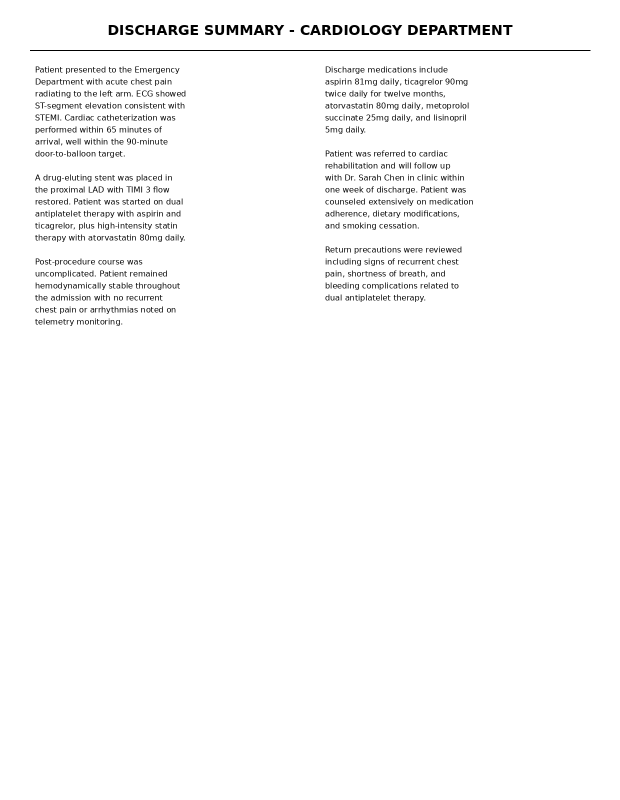
#> input picture backend/data/sample_documents/discharge_summary_2col.png, 1240 x 1600 px (shown at 1/2 size)
$ python -i image_processor.py   (imports and definitions only)
#> lines starting #> are read from the running program, lines starting #| are printed output that depends on the picture; after the words box and inside, x2 and y2 are one past the last pixel; in counts of white or black regions, pixels touching at a corner belong together
#> further down, picture is the input picture: shape (1600, 1240, 3); min 0, max 255, mean 249.9
"""
app/preprocessing/image_processor.py

Image preprocessing pipeline for OCR quality improvement.

Implements the classic document-scanning preprocessing chain used before
OCR engines (Tesseract/PaddleOCR) to maximize character recognition accuracy:
  1. Grayscale conversion
  2. Noise removal (denoising)
  3. Deskewing (rotation correction via Hough transform / minAreaRect)
  4. Adaptive thresholding (binarization)
  5. Contrast enhancement (CLAHE)
  6. Border/margin cropping

All operations use real OpenCV (cv2) — no mocked transforms.
"""
import logging
from dataclasses import dataclass
from typing import Optional, Tuple

import cv2
import numpy as np

logger = logging.getLogger(__name__)


@dataclass
class PreprocessingResult:
    image: np.ndarray
    original_shape: Tuple[int, int]
    processed_shape: Tuple[int, int]
    skew_angle_corrected: float
    steps_applied: list


class ImagePreprocessor:
    """
    Document image preprocessing pipeline.
    Each step is independently toggleable for debugging / quality experiments.
    """

    def __init__(
        self,
        denoise: bool = True,
        deskew: bool = True,
        binarize: bool = True,
        enhance_contrast: bool = True,
        target_dpi_scale: Optional[float] = None,
    ):
        self.denoise = denoise
        self.deskew = deskew
        self.binarize = binarize
        self.enhance_contrast = enhance_contrast
        self.target_dpi_scale = target_dpi_scale

    def process(self, image: np.ndarray) -> PreprocessingResult:
        steps_applied = []
        original_shape = image.shape[:2]
#> original_shape = (1600, 1240)

        # 1. Upscale low-resolution scans (helps Tesseract a lot)
        if self.target_dpi_scale and self.target_dpi_scale != 1.0:
            image = cv2.resize(
                image, None, fx=self.target_dpi_scale, fy=self.target_dpi_scale,
                interpolation=cv2.INTER_CUBIC,
            )
            steps_applied.append(f"upscale_{self.target_dpi_scale}x")

        # 2. Grayscale
        if len(image.shape) == 3:
            gray = cv2.cvtColor(image, cv2.COLOR_BGR2GRAY)
        else:
            gray = image.copy()
        steps_applied.append("grayscale")

        # 3. Denoise
        if self.denoise:
            gray = cv2.fastNlMeansDenoising(gray, h=10, templateWindowSize=7, searchWindowSize=21)
            steps_applied.append("denoise_nlmeans")

        # 4. Contrast enhancement (CLAHE — Contrast Limited Adaptive Histogram Equalization)
        if self.enhance_contrast:
            clahe = cv2.createCLAHE(clipLimit=2.0, tileGridSize=(8, 8))
            gray = clahe.apply(gray)
            steps_applied.append("clahe_contrast")

        # 5. Deskew
        skew_angle = 0.0
        if self.deskew:
            gray, skew_angle = self._deskew(gray)
            steps_applied.append(f"deskew_{skew_angle:.2f}deg")

        # 6. Adaptive thresholding (binarization)
        if self.binarize:
            gray = cv2.adaptiveThreshold(
                gray, 255, cv2.ADAPTIVE_THRESH_GAUSSIAN_C,
                cv2.THRESH_BINARY, blockSize=31, C=15,
            )
            steps_applied.append("adaptive_threshold")

        return PreprocessingResult(
            image=gray,
            original_shape=original_shape,
            processed_shape=gray.shape[:2],
            skew_angle_corrected=skew_angle,
            steps_applied=steps_applied,
        )

    @staticmethod
    def _deskew(gray: np.ndarray) -> Tuple[np.ndarray, float]:
        """
        Detect and correct document rotation using minAreaRect on thresholded
        text pixels. Returns the deskewed image and the correction angle applied.
        """
        # Binary inverse so text is white on black for contour detection
        thresh = cv2.threshold(gray, 0, 255, cv2.THRESH_BINARY_INV | cv2.THRESH_OTSU)[1]
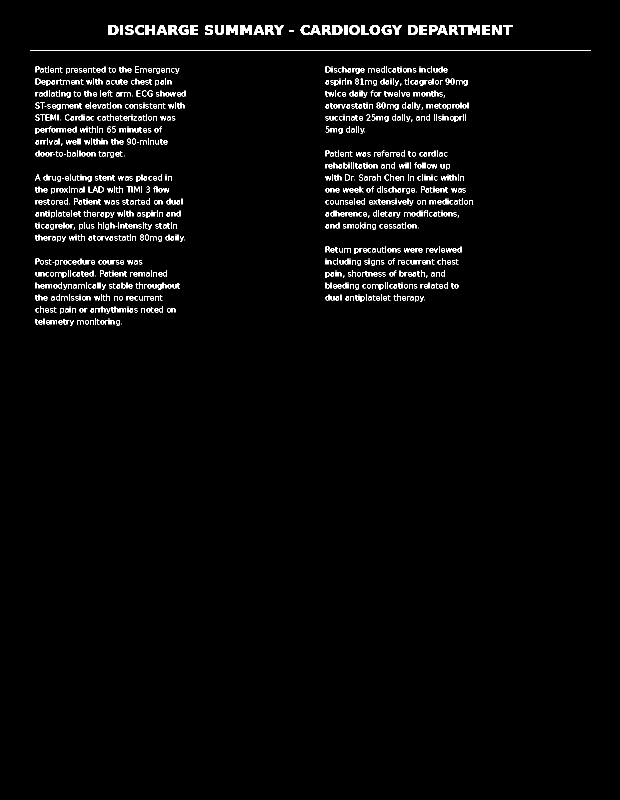
#> thresh: shape (1600, 1240) (shown at 1/2 size); 2.3% white in thin lines or dots, all inside (x1, y1, x2, y2) = (60, 50, 1181, 652)
        coords = np.column_stack(np.where(thresh > 0))
#> coords = 45636 pairs, first value 50 to 651, second value 60 to 1180

        if len(coords) < 50:
            return gray, 0.0  # not enough text pixels to estimate skew reliably

        angle = cv2.minAreaRect(coords)[-1]
#> angle = -90

        # cv2.minAreaRect angle convention varies; normalize to [-45, 45]
        if angle < -45:
            angle = -(90 + angle)
#> angle = 0
        else:
            angle = -angle

        # Skip correction for negligible skew (avoids unnecessary interpolation blur)
        if abs(angle) < 0.3:
            return gray, 0.0

        (h, w) = gray.shape[:2]
        center = (w // 2, h // 2)
        M = cv2.getRotationMatrix2D(center, angle, 1.0)
        rotated = cv2.warpAffine(
            gray, M, (w, h),
            flags=cv2.INTER_CUBIC, borderMode=cv2.BORDER_REPLICATE,
        )
        return rotated, angle


class DocumentSegmenter:
    """
    Detects multi-column layouts and table/form regions using contour analysis
    and morphological operations — a lightweight stand-in for the ViT-based
    layout model described in the project (LayoutLMv3 / ViT document encoder
    can be swapped in via `app/services/layout_model.py` when GPU + model
    weights are available; this segmenter provides a fast, dependency-light
    default that already produces real, usable column splits).
    """

    # [67 lines left out: functions detect_columns, detect_table_regions, not called in this run]

>>> import cv2
>>> picture = cv2.imread('../../data/sample_documents/discharge_summary_2col.png')
>>> result = ImagePreprocessor().process(picture)
#> in process, `gray = cv2.adaptiveThreshold( gray, 255, cv2.ADAPTIVE_THRESH_GAUSSIAN_..`:
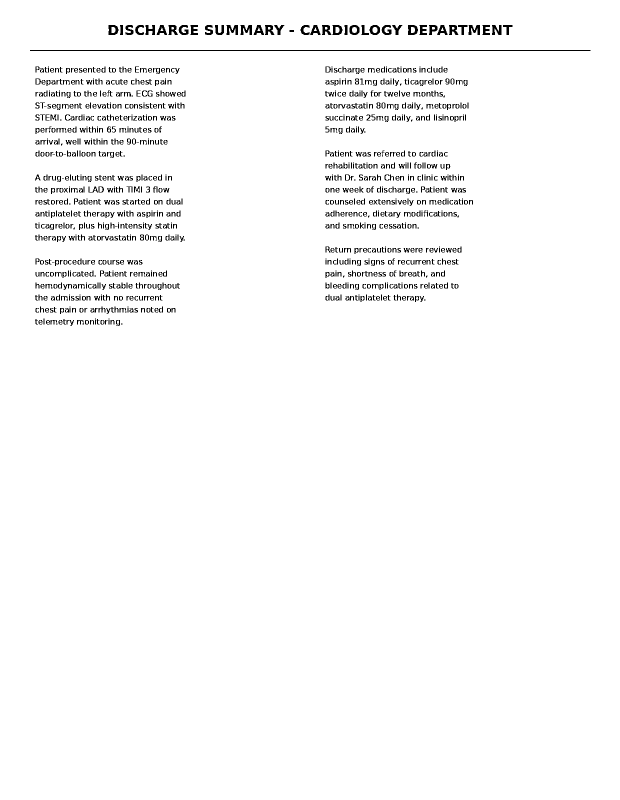
#> gray: shape (1600, 1240) (shown at 1/2 size); 97.5% white; black in thin lines or dots, all inside (x1, y1, x2, y2) = (60, 50, 1181, 652)

$ run again, on backend/data/sample_documents/medication_table.png
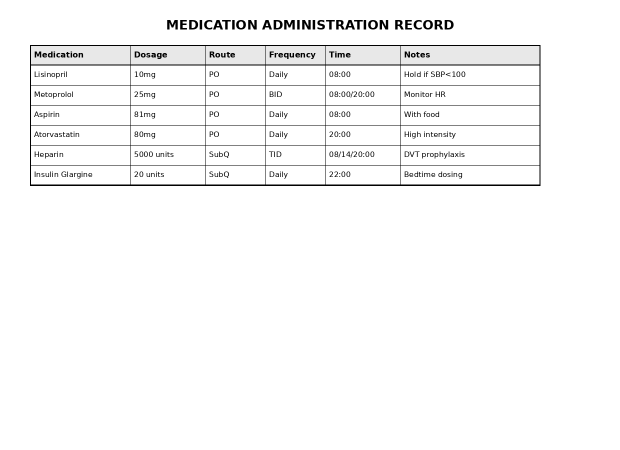
#> input picture backend/data/sample_documents/medication_table.png, 1240 x 900 px (shown at 1/2 size)
#> picture is the input picture: shape (900, 1240, 3); min 0, max 255, mean 247.7
#> in _deskew, `thresh = cv2.threshold(gray, 0, 255, cv2.THRESH_BINARY_INV | cv2.THRES..`:
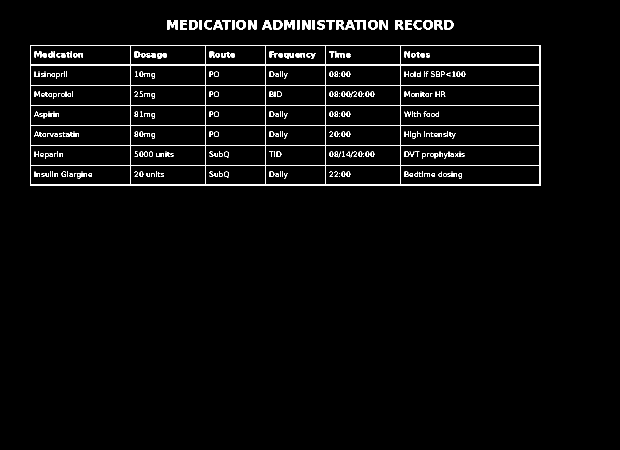
#> thresh: shape (900, 1240) (shown at 1/2 size); 2.7% white in thin lines or dots, all inside (x1, y1, x2, y2) = (60, 40, 1081, 372)
#> coords = 29948 pairs, first value 40 to 371, second value 60 to 1080
#> in _deskew, `angle = cv2.minAreaRect(coords)[-1]`: angle = -90
#> in _deskew, `angle = -(90 + angle)`: angle = 0
#> in process, `gray = cv2.adaptiveThreshold( gray, 255, cv2.ADAPTIVE_THRESH_GAUSSIAN_..`:
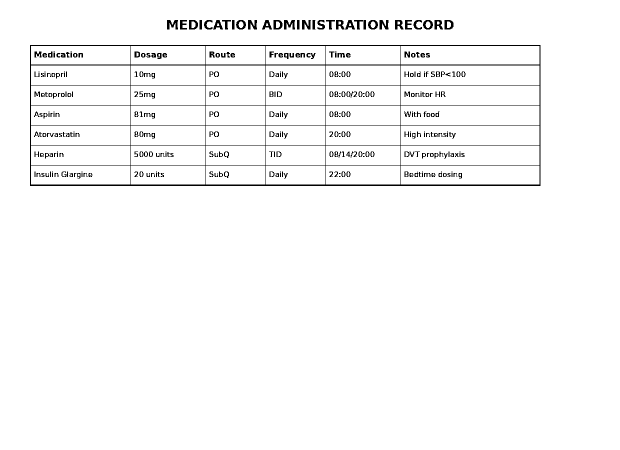
#> gray: shape (900, 1240) (shown at 1/2 size); 97.2% white; black in thin lines or dots, all inside (x1, y1, x2, y2) = (60, 40, 1081, 372)

$ run again, on backend/data/sample_documents/patient_intake_form.png
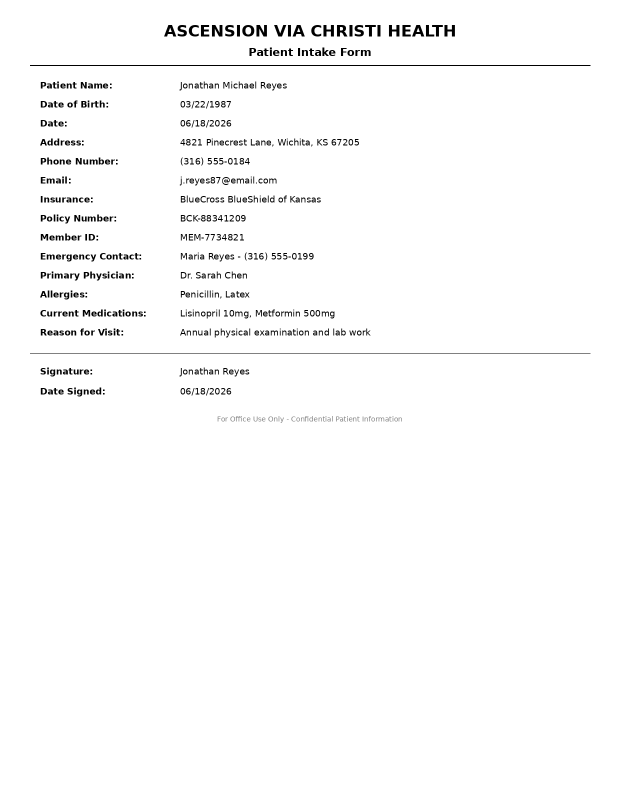
#> input picture backend/data/sample_documents/patient_intake_form.png, 1240 x 1600 px (shown at 1/2 size)
#> picture is the input picture: shape (1600, 1240, 3); min 0, max 255, mean 250.3
#> in _deskew, `thresh = cv2.threshold(gray, 0, 255, cv2.THRESH_BINARY_INV | cv2.THRES..`:
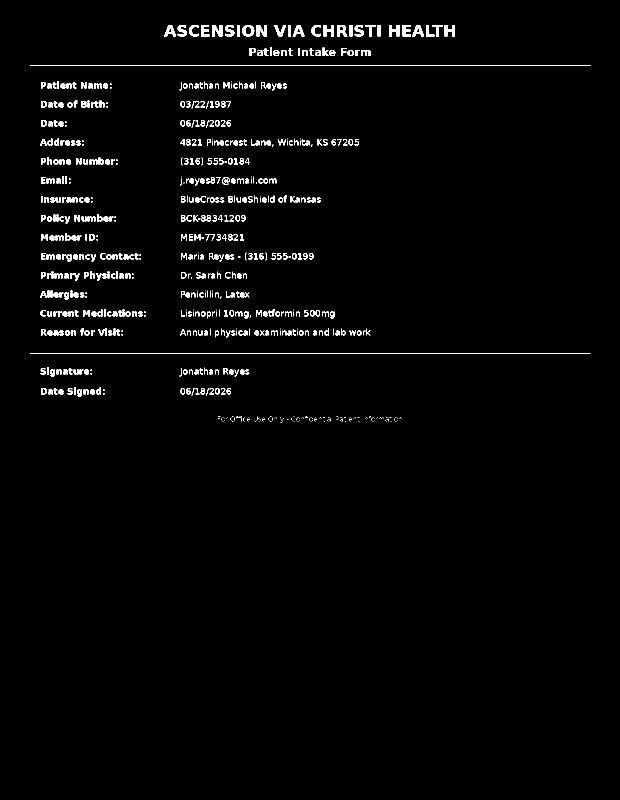
#> thresh: shape (1600, 1240) (shown at 1/2 size); 1.9% white; 699 white regions (245 under 20 px), largest, box (x1, y1, x2, y2) and area: (60, 130, 1181, 132) 2242, (60, 707, 1181, 708) 1121, (424, 50, 445, 73) 359
#> coords = 36993 pairs, first value 50 to 845, second value 60 to 1180
#> in _deskew, `angle = cv2.minAreaRect(coords)[-1]`: angle = -90
#> in _deskew, `angle = -(90 + angle)`: angle = 0
#> in process, `gray = cv2.adaptiveThreshold( gray, 255, cv2.ADAPTIVE_THRESH_GAUSSIAN_..`:
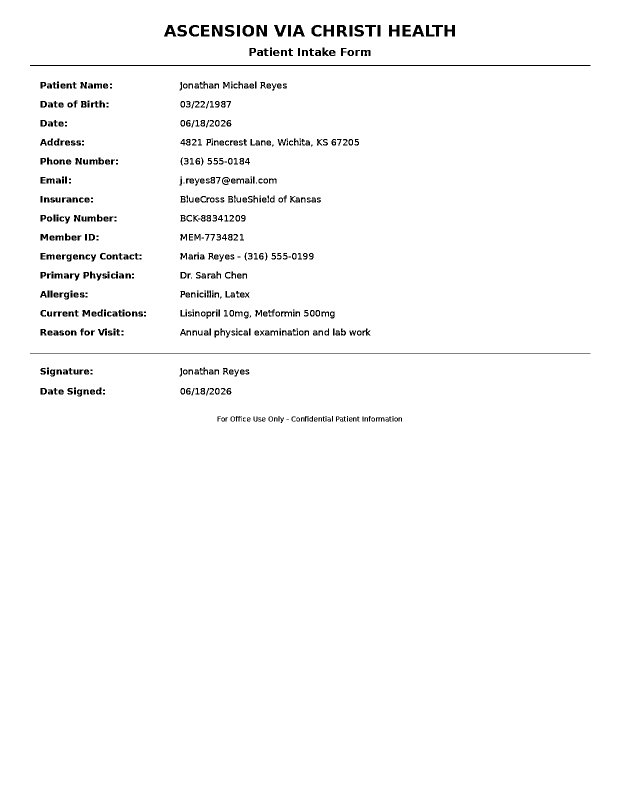
#> gray: shape (1600, 1240) (shown at 1/2 size); 97.9% white; 609 black regions (85 under 20 px), largest, box (x1, y1, x2, y2) and area: (60, 130, 1181, 132) 2242, (60, 707, 1181, 708) 1121, (424, 50, 445, 73) 350
